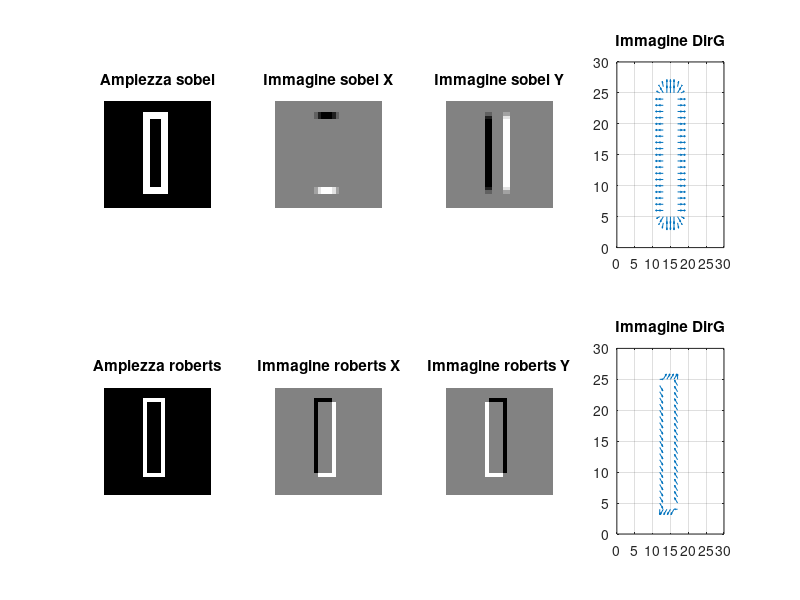

This chart was generated by the following MATLAB code:
%%%%%%%%%%%%%%%%%%%%%%%%%%%%%%%%%%%%%%%%%%%%%%%%%
% Script Esercizio 2.2 a)
%
%Considerare l'immagine sintetica della barra. 
%Calcolare la mappa delle ampiezze e delle direzioni dei 
%punti di edge candidati, operando sull'immagine senza 
%rumore con un filtraggio derivativo tipo gradiente di Roberts 
%e di Sobel. Visualizzare i risultati;
%
% Nonis Mauro 123350
%9 aprile 2019
%%%%%%%%%%%%%%%%%%%%%%%%%%%%%%%%%%%%%%%%%%%%%%%%%
%
%creo l'immagine di riferimento senza rumore
img = zeros(30,30);
img(5:25, 13:17)=1;
%filtro sobel orizzontale
sobx = fspecial('sobel');
%filtro sobel verticale
soby = sobx';
%applicazione filtro sobel
imsobx = imfilter(img, sobx);
imsoby = imfilter(img, soby);
%calcoli per sobel (vedi slide)
immAmpG = abs(imsobx) + abs(imsoby);
%%%%%%%%%%%%%%%%%%%%%%%%%%%%%%%%%%%%%%%%%%%%%%%%%
%filtri roberts
robx = [1, 0;0, -1];
roby = [0, 1; -1, 0];
%applicazione filtro roberts
imrobx = imfilter(img, robx);
imroby = imfilter(img, roby);
%calcoli per roberts (vedi slide)
immAmpGR = abs(imrobx) + abs(imroby);
%visualizzazione
figure,
subplot(2,4,1), imshow(immAmpG), title('Ampiezza sobel');
subplot(2,4,2), imshow(imsobx, []), title('Immagine sobel X');
subplot(2,4,3), imshow(imsoby, []), title('Immagine sobel Y');
subplot(2,4,4), quiver(imsoby, imsobx), grid, title('Immagine DirG');
subplot(2,4,5), imshow(immAmpGR), title('Ampiezza roberts');
subplot(2,4,6), imshow(imrobx, []), title('Immagine roberts X');
subplot(2,4,7), imshow(imroby, []), title('Immagine roberts Y');
subplot(2,4,8), quiver(imroby, imrobx), grid, title('Immagine DirG');
